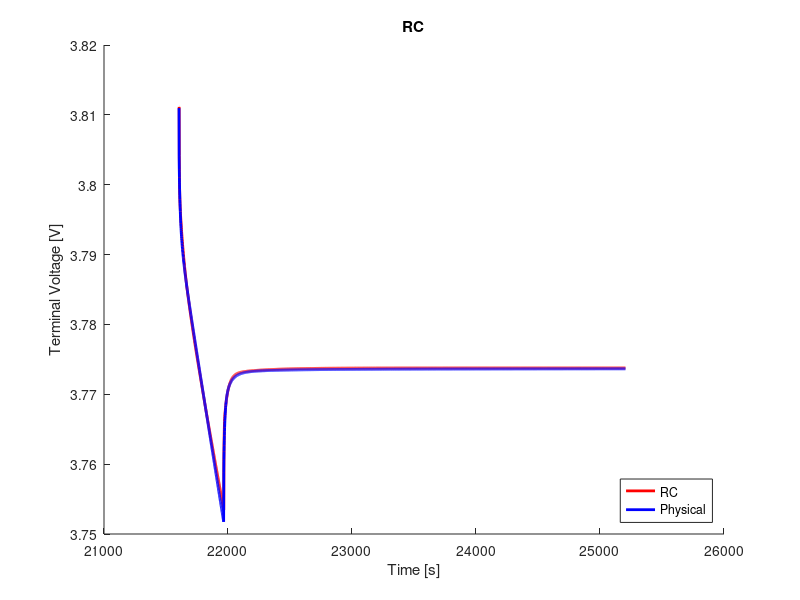

This chart was generated by the following MATLAB code:
clear;
clc;
close all;

%% load data
load('ocv_final.mat');
time_ocv = time;
load('pulse_1_c_6.mat');
load('rc3_cf_params.mat');

%% voltage limitations
v_max = 4.4;                                    % cut-over voltage
v_min = 3.0;                                    % cut-off voltage

%% resample ocv and soc
t1 = time_ocv(1);
t2 = time_ocv(end);
dt = 1;                                         % sample time
t = (t1:dt:t2) - t1;

ocv = interp1(time_ocv, ocv, t1:dt:t2);
soc = interp1(time_ocv, soc, t1:dt:t2);

s = length(time);

%% variables
Q = 16.8;
eta = 1.0;                                  % coulombic efficiency

n = 3;                                      % number of rc links
i_r = zeros(n, 1);
v_c = zeros(n, 1);
flag = 1;

%% compute soc
ind_init = interp1(soc, 1:length(soc), 0.4202, 'nearest');
v_t(1) = ocv(ind_init)
z0 = soc(ind_init);
z = z0 - dt/(Q*3600)*eta*cumsum(I(1:end));

% manual fit
p = 7;
r0 = r0_cf(p);
r1 = r1_cf(p);
r2 = r2_cf(p);
r3 = r3_cf(p);
c1 = c1_cf(p);
c2 = c2_cf(p);
c3 = c3_cf(p);

r = [r1; r2; r3];
c = [c1; c2; c3];

%% compute terminal voltage
for j = 1:n
    f(j) = exp(-dt/(r(j)*c(j)));
end
for k = 1:s-1
    if flag == 1
        i_r(:, k+1) = diag(f)*i_r(:, k) + (1-f')*I(k);
        v_c(:, k) = i_r(:, k).*r;
        ind = interp1(soc, 1:length(soc), z(k), 'nearest');
        v_t(k+1) = ocv(ind) - sum(v_c(:, k)) - I(k).*r0;
        if v_t(k) < v_min
            fprintf('Reached lower voltage limit.');
            flag = 0;
        end
        if v_t(k) > v_max
            fprintf('Reached upper voltage limit.');
            flag = 0;
        end 
    end
end

%% compute rms error
v_t = reshape(v_t, size(V_batt_time));
rmse = 1000*sqrt(mean((V_batt_time - v_t).^2))     % [mV]

%% plot
figure(1);
hold on;
plot(time, v_t, 'r', 'LineWidth', 2)
hold on;
plot(time, V_batt_time, 'b', 'LineWidth', 2)
xlabel('Time [s]')
ylabel('Terminal Voltage [V]')
title('RC')
legend('RC', 'Physical', 'location', 'southeast')
